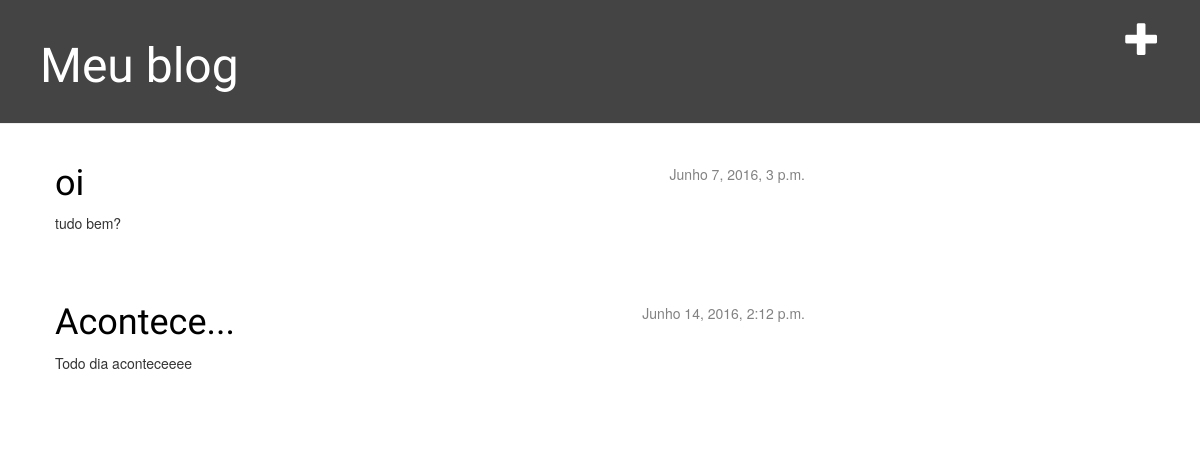
The app's page /, older data.
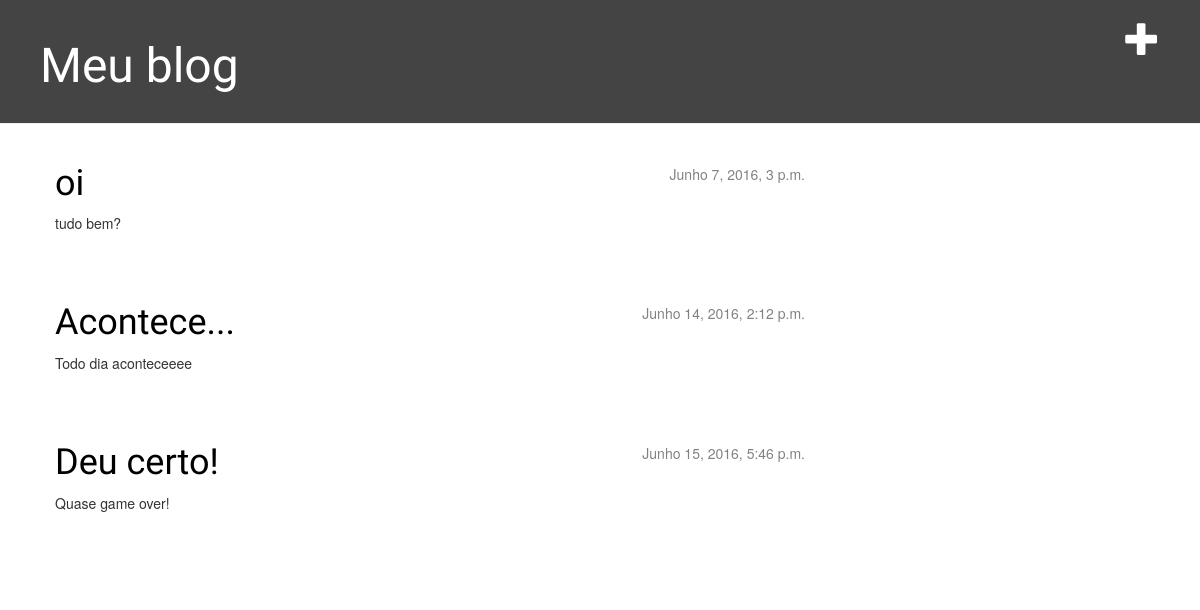
The same page, newer data.
### blog/models.py (models this page shows, shortened)
class Post(models.Model):
    author = models.ForeignKey('auth.User')
    title = models.CharField(max_length=200)
    text = models.TextField()
    created_date = models.DateTimeField(
            default=timezone.now)
    published_date = models.DateTimeField(
            blank=True, null=True)

### blog/views.py (the view)
# urls.py: url(r'^$', views.post_list),
def post_list(request):
    posts = Post.objects.filter(published_date__lte =timezone.now()).order_by('published_date')
    return render(request, 'blog/post_list.html', {'posts': posts})

### blog/templates/blog/post_list.html
{% extends 'blog/base.html' %}
{% block content %}
    {% for post in posts %}
        <div class="post">
           <div class="date">
               {{ post.published_date }}
           </div>
           <h1><a href="{% url 'blog.views.post_detail' pk=post.pk %}">{{ post.title }}</a></h1>
           <p>{{ post.text|linebreaks }}</p>
        </div>
    {% endfor %}
{% endblock content %}

### blog/templates/blog/base.html (shortened to what this page needs)
{% load staticfiles %}
<html>
    <head>
        <link rel="stylesheet" href="//maxcdn.bootstrapcdn.com/bootstrap/3.2.0/css/bootstrap.min.css">
        <link rel="stylesheet" href="//maxcdn.bootstrapcdn.com/bootstrap/3.2.0/css/bootstrap-theme.min.css">
        <link rel="stylesheet" href="{% static 'css/blog.css' %}">
    </head>
    <body>
      <div class="page-header">
           <a href="{% url 'blog.views.post_new' %}" class="top-menu"><span class="glyphicon glyphicon-plus"></span></a>
           <h1><a href="/">Meu blog</a></h1>
      </div>
      <div class="content container">
        <div class="row">
          <div class ="col-md-8">
          {% block content %}
          {% endblock %}
          </div>
        </div>
      </div>
    </body>
</html>

### blog/static/css/blog.css (style rules this page uses)
.page-header { background-color: #444444; margin-top: 0; padding: 20px 20px 20px 40px; }
.page-header h1, .page-header h1 a, .page-header h1 a:visited, .page-header h1 a:active { color: #ffffff; font-size: 36pt; text-decoration: none; }
.content { margin-left: 40px; }
h1, h2, h3, h4 { font-family: 'Indie Flower', cursive; }
.date { float: right; color: #828282; }
.top-menu, .top-menu:hover, .top-menu:visited { color: #ffffff; float: right; font-size: 26pt; margin-right: 20px; }
.post { margin-bottom: 70px }
.post h1 a, .post h1 a:visited { color: #000000; }

Row changes from the older to the newer data that the page shows:
added Post: published_date "Junho 15, 2016, 5:46 p.m.", title "Deu certo!", text "Quase game over!"
